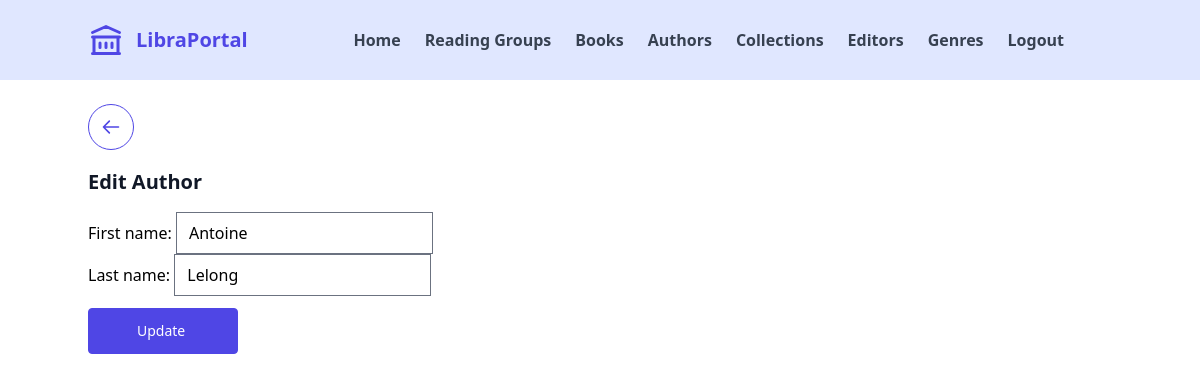
Page /bo/author/1 (signed in) on the committed database.
### library/models.py (models this page shows, shortened)
class Author(models.Model):
  first_name = models.CharField(max_length=100)
  last_name = models.CharField(max_length=100)

### library/views.py (the view)
# urls.py: path('bo/author/<slug:pk>', views.BoAuthorUpdateView.as_view(), name='bo_author_detail'),
class BoAuthorUpdateView(LoginRequiredMixin, UpdateView):
	model = Author
	fields = ['first_name', 'last_name']
	template_name = 'back/authors/edit.html'
	success_url = '/bo/authors'

### templates/back/authors/edit.html
{% extends 'base.html' %}
{% load tailwind_filters %}
{% block content %}
  <div class="mb-3">
    <a href="{% url 'bo_author_list' %}" class="inline-block btn btn-secondary">
      <svg
        class="h-5 w-5"
        xmlns="http://www.w3.org/2000/svg"
        fill="none"
        viewBox="0 0 24 24"
        stroke="currentColor"
      >
        <path
          stroke-linecap="round"
          stroke-linejoin="round"
          stroke-width="2"
          d="M14 5l7 7m0 0l-7 7m7-7H3"
          transform="rotate(180 12 12)"
        />
      </svg>
    </a>
  </div>
  <h1 class="text-xl font-bold text-gray-900 mb-4">
    {{ form.instance.pk| yesno:"Edit , Create " }} Author
  </h1>
  <form method="post">{% csrf_token %}
    {{ form | crispy }}
    <input type="submit" class="btn btn-primary mt-3" value="{{ form.instance.pk| yesno:"Update , Create " }}">
  </form>
{% endblock %}

### rows in the picture
Author: instance.pk "Edit", first_name "Antoine", last_name "Lelong", instance.pk "Update"
